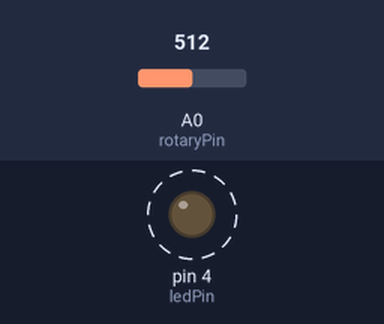
The sketch below on a simulated Arduino Uno, built with avr-gcc and run on an emulated ATmega328P. Parts: output pins drawn as LEDs (lit = HIGH). Dashed ring = blinking. The inputs (shaded band) are chosen by the test bench; at power-on: A0 (rotaryPin) = 512.

Above: at 1.8 s.
1.9 s: A0 (rotaryPin) set to 0
At 3.2 s:
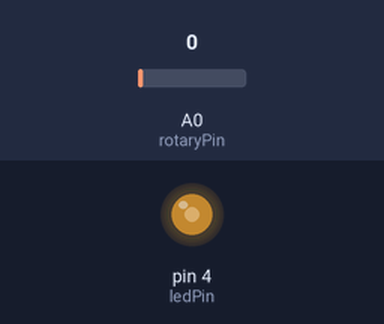
3.5 s: A0 (rotaryPin) set to 122
At 3.8 s:
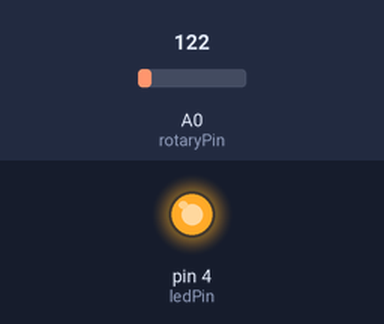
Timing chart, 0 to 13.0 s (numbered marks = the images above; inputs shaded):
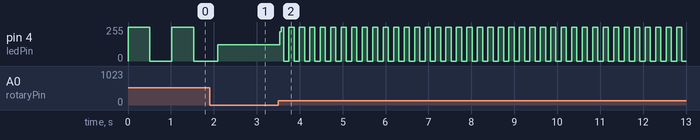

Measured:
- after the input at 3.5 s, pin 4 (ledPin): 122/255 → 221/255 at once, then moves between 0/255 and 255/255, repeating every 0.98 s
- by itself, pin 4 (ledPin): alternates 255/255 for 0.51 s and 0/255 for 0.51 s

The sketch:

led_frequency_control.ino
```cpp
const int rotaryPin = A0;
const int ledPin = 4;
int rotaryValue = 0;

void setup() {
  // put your setup code here, to run once:
  pinMode(ledPin, OUTPUT);
  pinMode(rotaryPin, INPUT);

}

void loop() {
  // put your main code here, to run repeatedly:
  rotaryValue = analogRead(rotaryPin);
  if (rotaryValue == 0){
    rotaryValue = 1;
  }
  digitalWrite(ledPin, HIGH);
  delay(rotaryValue);
  digitalWrite(ledPin, LOW);
  delay(rotaryValue);
}
```
